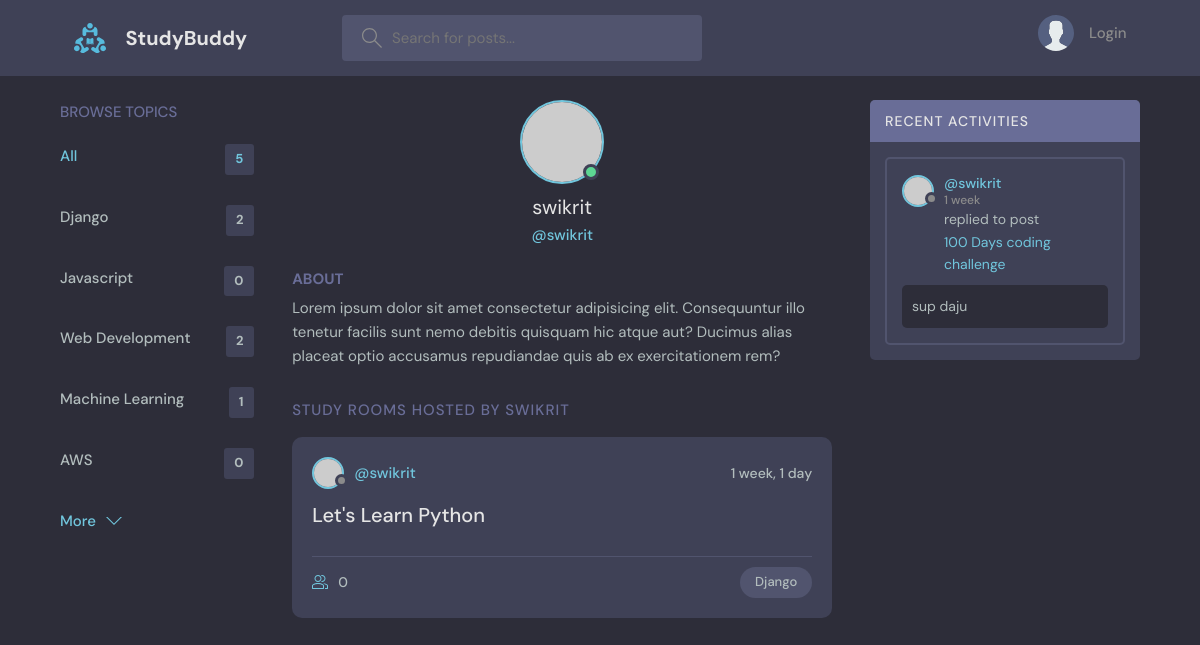
Page /userProfile/2 on the committed database.
### base/models.py (models this page shows, shortened)
class Topic(models.Model):
    name = models.CharField(max_length= 200)

class Room(models.Model):
    host = models.ForeignKey(User , on_delete= models.SET_NULL , null= True)
    topic = models.ForeignKey(Topic , on_delete= models.SET_NULL , null= True)
    name = models.CharField(max_length=200)
    description = models.TextField(null= True , blank= True)
    participants = models.ManyToManyField(User , related_name='participants' , blank= True)
    updated = models.DateTimeField(auto_now= True)
    created = models.DateTimeField(auto_now_add= True)
    class Meta:
        ordering = ['-updated' , '-created']
    def __str__(self):
        return self.name

class Message(models.Model):
    user = models.ForeignKey(User , on_delete= models.CASCADE)
    room = models.ForeignKey(Room, on_delete=models.CASCADE)
    body = models.TextField()
    updated = models.DateTimeField(auto_now= True)
    created = models.DateTimeField(auto_now_add= True)

### base/views.py (the view)
# urls.py: path('userProfile/<str:pk>' , views.userProfile , name= 'userProfile'),
def userProfile(request , pk):
    user = User.objects.get(id = pk)
    rooms = user.room_set.all()
    activityMessage = user.message_set.all()
    topics= Topic.objects.all()
    context= {'user' : user , 'rooms' : rooms , 'activityMessage' : activityMessage , 'topics':topics}
    return render(request, 'base/profile.html' , context)

### base/templates/base/profile.html (shortened to what this page needs)
{% extends 'main.html' %}
{% block content %}
  <main class="profile-page layout layout--3">
    <div class="container">
      {% include 'base/topic-component.html' %}
      <div class="roomList">
        <div class="profile">
          <div class="profile__avatar">
            <div class="avatar avatar--large active">
              <img src="https://randomuser.me/api/portraits/men/11.jpg" />
            </div>
          </div>
          <div class="profile__info">
            <h3>{{user.username}}</h3>
            <p>@{{user.username}}</p>
          </div>
          <div class="profile__about">
            <h3>About</h3>
            <p>
              Lorem ipsum dolor sit amet consectetur adipisicing elit. Consequuntur illo tenetur
              facilis sunt nemo debitis quisquam hic atque aut? Ducimus alias placeat optio
              accusamus repudiandae quis ab ex exercitationem rem?
            </p>
          </div>
        </div>
        <div class="roomList__header">
          <div>
            <h2>Study Rooms Hosted by {{user.username}}</a>
            </h2>
          </div>
        </div>
        {% include 'base/feed-component.html' %}
      </div>
      <div class="activities">
        <div class="activities__header">
          <h2>Recent Activities</h2>
        </div>
        {% include 'base/activity-component.html' %}
      </div>
    </div>
  </main>
  {% endblock content %}

### base/templates/base/topic-component.html
<div class="topics">
  <div class="topics__header">
    <h2>Browse Topics</h2>
  </div>
  <ul class="topics__list">
    <li>
      <a href="{% url 'home' %}" class="active"
        >All <span>{{topics.count}}</span></a
      >
    </li>
    {% for topic in topics %}
    <li>
      <a href="{% url 'home'%}?q={{topic.name}}"
        >{{topic.name}} <span>{{topic.room_set.all.count}}</span></a
      >
    </li>
    {% endfor %}
  </ul>
  <a class="btn btn--link" href="topics.html">
    More
    <svg
      version="1.1"
      xmlns="http://www.w3.org/2000/svg"
      width="32"
      height="32"
      viewBox="0 0 32 32"
    >
      <title>chevron-down</title>
      <path d="M16 21l-13-13h-3l16 16 16-16h-3l-13 13z"></path>
    </svg>
  </a>
</div>

### base/templates/base/feed-component.html (shortened to what this page needs)
{% for room in rooms %}
<div class="roomListRoom">
  <div class="roomListRoom__header">
    <a href="{% url 'userProfile' room.host.id %}" class="roomListRoom__author">
      <div class="avatar avatar--small">
        <img src="https://randomuser.me/api/portraits/women/11.jpg" />
      </div>
      <span>@{{room.host.username }}</span>
    </a>
    <div class="roomListRoom__actions">
      <span>{{room.created|timesince}}</span>
    </div>
  </div>
  <div class="roomListRoom__content">
    <a href="{% url 'room' room.id %}">{{room.name}}</a>
  </div>
  <div class="roomListRoom__meta">
    <a href="{% url 'room' room.id %}" class="roomListRoom__joined">
      {{room.participants.all.count}}
    </a>
    <p class="roomListRoom__topic">{{room.topic.name}}</p>
  </div>
</div>
{% endfor %}

### base/templates/base/activity-component.html (shortened to what this page needs)
{% for activity_message in activityMessage %}
<div class="activities__box">
  <div class="activities__boxHeader roomListRoom__header">
    <a
      href="{% url 'userProfile' activity_message.user.id %}"
      class="roomListRoom__author"
    >
      <div class="avatar avatar--small">
        <img src="https://randomuser.me/api/portraits/women/11.jpg" />
      </div>
      <p>
        @{{activity_message.user}}
        <span>{{activity_message.created|timesince}} </span>
      </p>
    </a>
  </div>
  <div class="activities__boxContent">
    <p>
      replied to post
      <a href="{% url 'room' activity_message.room.id %}"
        >{{activity_message.room}}</a
      >
    </p>
    <div class="activities__boxRoomContent">{{activity_message.body}}</div>
  </div>
</div>
{% endfor %}

### rows in the picture
Topic: name "Django", room_set.all.count "2"
Topic: name "Javascript", room_set.all.count "0"
Topic: name "Web Development", room_set.all.count "2"
Topic: name "Machine Learning", room_set.all.count "1"
Topic: name "AWS", room_set.all.count "0"
Room: host.username "swikrit", created "1 week, 1 day", name "Let's Learn Python", participants.all.count "0", topic.name "Django"
Message: user "swikrit", created "1 week", room "100 Days coding challenge", body "sup daju"

### other values in the picture
{{ topics.count }} "5"
{{ user.username }} "swikrit"
{{ user.username }} "SWIKRIT"
